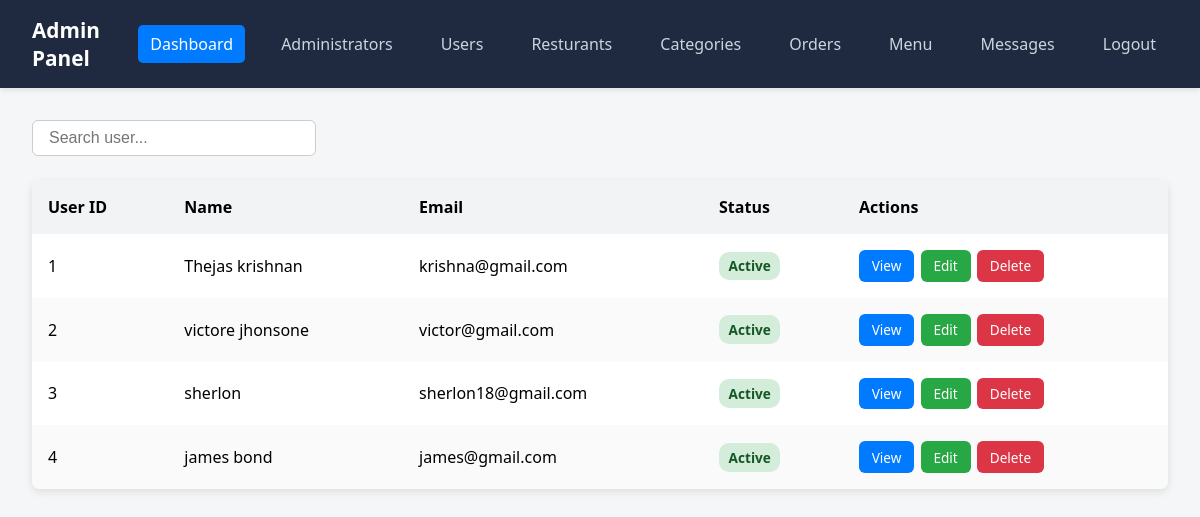
The page /admin/users.php (signed in) on the database its author committed.
### tables this page shows
CREATE TABLE `user_tb` (
  `id` int(10) UNSIGNED NOT NULL,
  `full_name` varchar(100) NOT NULL,
  `username` varchar(100) NOT NULL,
  `email` varchar(200) NOT NULL,
  `password` varchar(250) NOT NULL,
  `status` varchar(50) NOT NULL,
  `image` varchar(250) NOT NULL
);

### admin/users.php (the view, shortened to what this page needs)
<?php
 include "connection/connect.php";
?>
<!DOCTYPE html>
<html lang="en">
<head>
</head>
<body>
<?php include "partials/header.php";?>
<div class="user-container">
  <div class="top-bar">
    <input type="text" id="searchUser" placeholder="Search user...">
  </div>
  <table>
    <thead>
      <tr>
        <th>User ID</th>
        <th>Name</th>
        <th>Email</th>
        <th>Status</th>
        <th>Actions</th>
      </tr>
    </thead>
    <tbody id="userTable">
      <?php
          $sql = "SELECT * FROM user_tb";
          $res = mysqli_query($conn, $sql);
          if($res == true)
            {
              $count = mysqli_num_rows($res);
              if($count>0)
                {
                  $user_id=1;
                  while($row = mysqli_fetch_array($res))
                    {
                      ?>
                      <tr>
                      <td data-label="User ID"><?php echo $user_id;?></td>
                      <td data-label="Name"><?php echo $row["full_name"];?></td>
                      <td data-label="Email"><?php echo $row["email"];?></td>
                      <td data-label="Status"><span class="badge active"><?php echo $row["status"];?></span></td>
                      <td class="action-buttons">
                        <a href="<?php echo $SITEURL;?>admin/user-view.php?id=<?php echo $row["id"];?>" class="view">View</a>
                        <a href="<?php echo $SITEURL;?>admin/update-user.php?id=<?php echo $row["id"];?>" class="edit">Edit</a>
                        <a href="<?php echo $SITEURL;?>admin/delete-user.php?id=<?php echo $row["id"];?>" class="delete">Delete</a>
                    </td>
                    </tr>
                      <?php
                      $user_id++;
                    }
                }
            }
        ?>
    </tbody>
  </table>
</div>
</body>
</html>

### admin/users.php (style rules this page uses)
body { margin: 0; font-family: 'Segoe UI', sans-serif; background: #f4f6f8; }
.user-container { padding: 2rem; }
.top-bar { display: flex; justify-content: space-between; flex-wrap: wrap; gap: 1rem; margin-bottom: 1.5rem; }
.top-bar input { padding: 0.5rem 1rem; font-size: 1rem; border-radius: 6px; border: 1px solid #ccc; width: 250px; }
table { width: 100%; border-collapse: collapse; background: white; box-shadow: 0 3px 8px rgba(0,0,0,0.1); border-radius: 8px; overflow: hidden; }
th, td { padding: 1rem; text-align: left; }
th { background-color: #f1f3f5; font-weight: 600; }
tr:nth-child(even) { background-color: #fafafa; }
.badge { padding: 0.3rem 0.6rem; border-radius: 10px; font-size: 0.85rem; font-weight: bold; display: inline-block; }
.active { background-color: #d4edda; color: #155724; }
.action-buttons { display: flex; gap: 0.4rem; }
.action-buttons a { display: inline-block; padding: 0.4rem 0.8rem; font-size: 0.85rem; border-radius: 6px; cursor: pointer; color: white; text-decoration: none; font-weight: 500; transition: background 0.3s ease, transform 0.2s ease; }
.action-buttons .edit { background-color: #28a745; }
.action-buttons .delete { background-color: #dc3545; }
.view { background-color: #007bff; color: #fff; padding: 6px 14px; border-radius: 6px; font-size: 0.9rem; text-decoration: none; font-weight: 500; display: inline-block; transition: background-color 0.3s ease; }

### admin/partials/header.php (style rules this page uses)
body { margin: 0; font-family: 'Segoe UI', sans-serif; }

### rows shown on the page
user_tb: full_name "Thejas krishnan", email "krishna@gmail.com", status "Active"
user_tb: full_name "victore jhonsone", email "victor@gmail.com", status "Active"
user_tb: full_name "sherlon", email "sherlon18@gmail.com", status "Active"
user_tb: full_name "james bond", email "james@gmail.com", status "Active"
